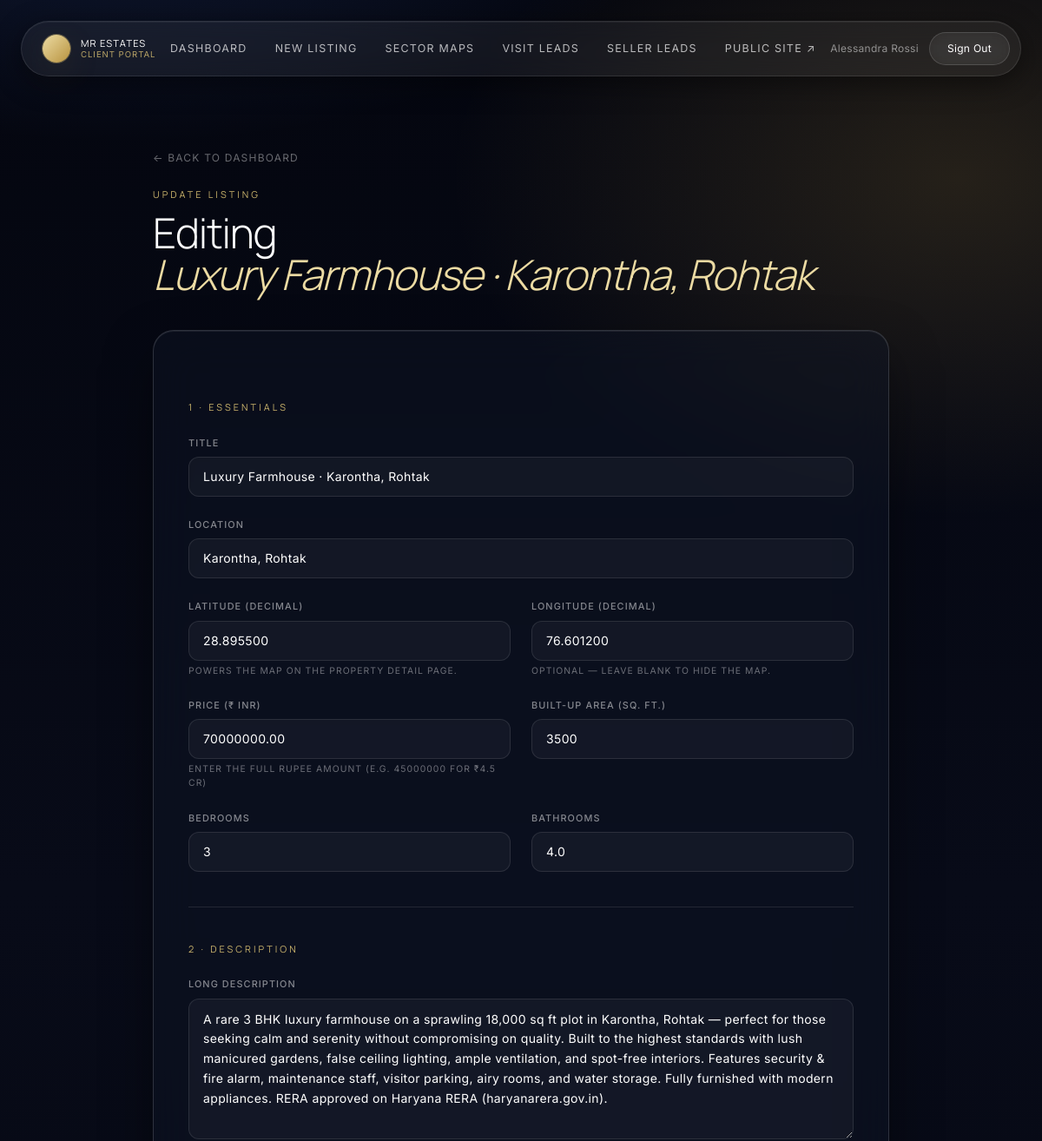
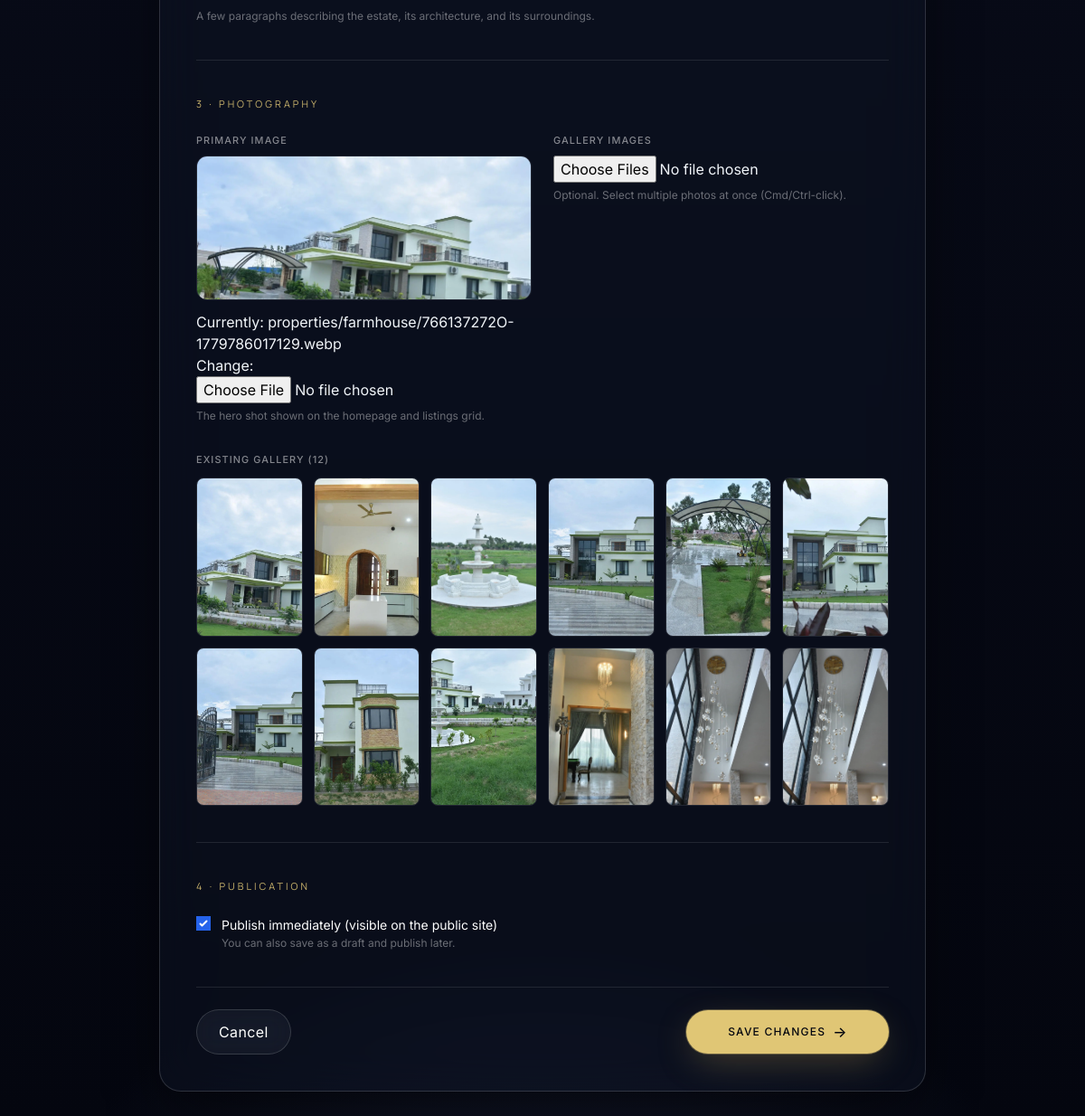
Screenshot of /portal/properties/luxury-farmhouse-karontha-rohtak/edit/ (signed in) with the database file from the repository (2 pictures, top to bottom).
### properties/models.py (models this page shows, shortened)
class Property(models.Model):
    PROPERTY_TYPES = [
        ('plot',          'Plot'),
        ('villa',         'Villa'),
        ('flat',          'Flat / Apartment'),
        ('builder_floor', 'Builder Floor'),
        ('commercial',    'Commercial'),
        ('farmhouse',     'Farmhouse'),
    ]
    title = models.CharField(max_length=255)
    property_type = models.CharField(
        max_length=20, choices=PROPERTY_TYPES, default='flat', blank=True,
        help_text='Category shown on listing cards and filters.',
    )
    slug = models.SlugField(max_length=280, unique=True, blank=True)
    description = models.TextField()
    price = models.DecimalField(max_digits=14, decimal_places=2)
    location = models.CharField(max_length=255)
    bedrooms = models.PositiveIntegerField(default=0)
    bathrooms = models.DecimalField(
        max_digits=4,
        decimal_places=1,
        default=0,
        help_text="Half-baths supported (e.g. 3.5).",
    )
    square_footage = models.PositiveIntegerField(help_text="Interior area in sq ft.")
    features_list = models.JSONField(default=list, blank=True)
    latitude = models.DecimalField(
        max_digits=9, decimal_places=6, null=True, blank=True,
        help_text="Decimal latitude, e.g. 28.862345 for a Rohtak property.",
    )
    longitude = models.DecimalField(
        max_digits=9, decimal_places=6, null=True, blank=True,
        help_text="Decimal longitude, e.g. 76.587210 for a Rohtak property.",
    )
    primary_image = models.ImageField(upload_to='properties/primary/')
    is_published = models.BooleanField(default=False)
    created_at = models.DateTimeField(auto_now_add=True)
    updated_at = models.DateTimeField(auto_now=True)
    class Meta:
        ordering = ['-created_at']
        verbose_name_plural = 'Properties'

class PropertyImage(models.Model):
    property = models.ForeignKey(
        Property,
        related_name='gallery_images',
        on_delete=models.CASCADE,
    )
    image = models.ImageField(upload_to='properties/gallery/')
    caption = models.CharField(max_length=255, blank=True)
    order = models.PositiveIntegerField(default=0)
    class Meta:
        ordering = ['order', 'id']

### portal/views.py (the view)
# urls.py: path('properties/<slug:slug>/edit/', views.property_edit, name='property_edit'),
@login_required(login_url='portal:login')
def property_edit(request, slug):
    prop = get_object_or_404(Property, slug=slug)
    if request.method == 'POST':
        form = PropertyForm(request.POST, request.FILES, instance=prop)
        if form.is_valid():
            prop = form.save()
            existing_count = prop.gallery_images.count()
            for idx, image in enumerate(form.cleaned_data.get('gallery_images') or []):
                PropertyImage.objects.create(
                    property=prop, image=image, order=existing_count + idx,
                )
            messages.success(request, f'"{prop.title}" has been updated.')
            return redirect('portal:dashboard')
    else:
        form = PropertyForm(instance=prop)
    return render(request, 'portal/property_form.html', {'form': form, 'mode': 'edit', 'property': prop})

### templates/portal/property_form.html (shortened to what this page needs)
{% extends "portal/base.html" %}
{% block content %}
<section class="mx-auto max-w-4xl px-6 py-10">
    <div class="mb-10">
        <a href="{% url 'portal:dashboard' %}" class="text-xs uppercase tracking-widest text-white/40 hover:text-white/70 transition">
            ← Back to dashboard
        </a>
        <div class="mt-6 flex items-end justify-between gap-6">
            <div>
                <p class="eyebrow mb-3">{% if mode == "new" %}Add a listing{% else %}Update listing{% endif %}</p>
                <h1 class="font-display text-4xl md:text-5xl font-light tracking-tight text-white">
                    {% if mode == "new" %}
                        A new residence,<br><span class="italic text-champagne-200">at your service.</span>
                    {% else %}
                        Editing<br><span class="italic text-champagne-200">{{ property.title }}</span>
                    {% endif %}
                </h1>
            </div>
        </div>
    </div>
    <form method="post" enctype="multipart/form-data" class="glass-strong rounded-3xl p-8 md:p-10 space-y-10">
        <div>
            <p class="eyebrow mb-6">1 · Essentials</p>
            <div class="grid gap-6 md:grid-cols-2">
                <div class="md:col-span-2">
                    <label for="{{ form.title.id_for_label }}" class="form-label">Title</label>
                    {{ form.title }}
                </div>
                <div class="md:col-span-2">
                    <label for="{{ form.location.id_for_label }}" class="form-label">Location</label>
                    {{ form.location }}
                </div>
                <div>
                    <label for="{{ form.latitude.id_for_label }}" class="form-label">{{ form.latitude.label }}</label>
                    {{ form.latitude }}
                    <p class="mt-1 text-[0.65rem] uppercase tracking-widest text-white/40">Powers the map on the property detail page.</p>
                </div>
                <div>
                    <label for="{{ form.longitude.id_for_label }}" class="form-label">{{ form.longitude.label }}</label>
                    {{ form.longitude }}
                    <p class="mt-1 text-[0.65rem] uppercase tracking-widest text-white/40">Optional — leave blank to hide the map.</p>
                </div>
                <div>
                    <label for="{{ form.price.id_for_label }}" class="form-label">Price (₹ INR)</label>
                    {{ form.price }}
                    <p class="mt-1 text-[0.65rem] uppercase tracking-widest text-white/40">Enter the full rupee amount (e.g. 45000000 for ₹4.5 Cr)</p>
                </div>
                <div>
                    <label for="{{ form.square_footage.id_for_label }}" class="form-label">Built-up area (sq. ft.)</label>
                    {{ form.square_footage }}
                </div>
                <div>
                    <label for="{{ form.bedrooms.id_for_label }}" class="form-label">Bedrooms</label>
                    {{ form.bedrooms }}
                </div>
                <div>
                    <label for="{{ form.bathrooms.id_for_label }}" class="form-label">Bathrooms</label>
                    {{ form.bathrooms }}
                </div>
            </div>
        </div>
        <div class="h-px bg-white/10"></div>
        <div>
            <p class="eyebrow mb-6">2 · Description</p>
            <label for="{{ form.description.id_for_label }}" class="form-label">Long description</label>
            {{ form.description }}
            <p class="form-help">A few paragraphs describing the estate, its architecture, and its surroundings.</p>
        </div>
        <div class="h-px bg-white/10"></div>
        <div>
            <p class="eyebrow mb-6">3 · Photography</p>
            <div class="grid gap-6 md:grid-cols-2">
                <div>
                    <label for="{{ form.primary_image.id_for_label }}" class="form-label">Primary image</label>
                    {% if form.instance.primary_image %}
                        <img src="{{ form.instance.primary_image.url }}" alt="Current primary" class="mb-3 h-40 w-full object-cover rounded-xl border border-white/10">
                    {% endif %}
                    {{ form.primary_image }}
                    <p class="form-help">The hero shot shown on the homepage and listings grid.</p>
                </div>
                <div>
                    <label for="{{ form.gallery_images.id_for_label }}" class="form-label">Gallery images</label>
                    {{ form.gallery_images }}
                    <p class="form-help">{{ form.gallery_images.help_text }}</p>
                </div>
            </div>
            {% if mode == "edit" and property.gallery_images.exists %}
            <div class="mt-8">
                <p class="form-label mb-3">Existing gallery ({{ property.gallery_images.count }})</p>
                <div class="grid grid-cols-3 md:grid-cols-6 gap-3">
                    {% for img in property.gallery_images.all %}
                    <div class="aspect-square rounded-lg overflow-hidden border border-white/10">
                        <img src="{{ img.image.url }}" alt="{{ img.caption }}" class="h-full w-full object-cover">
                    </div>
                    {% endfor %}
                </div>
            </div>
            {% endif %}
        </div>
        <div class="h-px bg-white/10"></div>
        <div>
            <p class="eyebrow mb-6">4 · Publication</p>
            <label class="flex items-start gap-3 cursor-pointer">
                {{ form.is_published }}
                <span>
                    <span class="block text-white text-sm">{{ form.is_published.label }}</span>
                    <span class="block text-xs text-white/40 mt-0.5">
                        You can also save as a draft and publish later.
                    </span>
                </span>
            </label>
        </div>
        <div class="flex flex-col-reverse md:flex-row items-center justify-between gap-4 pt-6 border-t border-white/10">
            <a href="{% url 'portal:dashboard' %}" class="btn-ghost">Cancel</a>
            <button type="submit" class="btn-primary md:min-w-[14rem]">
                <span class="tracking-widest text-xs uppercase">
                    {% if mode == "new" %}Publish Listing{% else %}Save Changes{% endif %}
                </span>
                <span aria-hidden="true">→</span>
            </button>
        </div>
    </form>
</section>
{% endblock %}

### templates/portal/base.html (shortened to what this page needs)
{% load static tailwind_tags %}<!DOCTYPE html>
<html lang="en" class="scroll-smooth">
<head>
    {% tailwind_css %}
</head>
<body class="min-h-screen">
    {% block portal_shell %}
    {% if user.is_authenticated %}
    <header class="fixed inset-x-0 top-0 z-40">
        <div class="mx-auto max-w-7xl px-4 sm:px-6 pt-4 sm:pt-6">
            <nav class="glass rounded-full flex items-center justify-between pl-4 sm:pl-6 pr-2 sm:pr-3 py-2.5 sm:py-3 gap-3">
                <a href="{% url 'portal:dashboard' %}" class="flex items-center gap-2 sm:gap-3 min-w-0">
                    <span class="h-8 w-8 rounded-full bg-gradient-to-br from-champagne-200 to-champagne-500 shadow-champagne shrink-0"></span>
                    <div class="flex flex-col leading-tight min-w-0">
                        <span class="font-display text-white tracking-widest text-[0.7rem] uppercase truncate">MR Estates</span>
                        <span class="text-[0.6rem] uppercase tracking-widest text-champagne-300/80 truncate">Client Portal</span>
                    </div>
                </a>
                <ul class="hidden md:flex items-center gap-6 lg:gap-8 text-[0.78rem] tracking-widest uppercase text-white/70">
                    <li><a href="{% url 'portal:dashboard' %}" class="hover:text-white transition">Dashboard</a></li>
                    <li><a href="{% url 'portal:property_new' %}" class="hover:text-white transition">New Listing</a></li>
                    <li><a href="{% url 'portal:sector_map_list' %}" class="hover:text-white transition">Sector Maps</a></li>
                    <li><a href="{% url 'portal:site_visit_leads' %}" class="hover:text-white transition">Visit Leads</a></li>
                    <li><a href="{% url 'portal:seller_leads' %}" class="hover:text-white transition">Seller Leads</a></li>
                    <li><a href="{% url 'properties:home' %}" class="hover:text-white transition">Public Site ↗</a></li>
                </ul>
                <div class="hidden md:flex items-center gap-3">
                    <span class="hidden lg:inline text-xs tracking-wide text-white/50">
                        {{ user.get_full_name|default:user.username }}
                    </span>
                    <form action="{% url 'portal:logout' %}" method="post" class="inline">
                        <button type="submit" class="btn-ghost text-xs py-2.5 px-5">Sign Out</button>
                    </form>
                </div>
            </nav>
        </div>
    </header>
    {% endif %}
    <main class="{% if user.is_authenticated %}pt-24 md:pt-32{% endif %}">
        {% block content %}{% endblock %}
    </main>
    {% endblock %}
</body>
</html>

### rows the page displays
Property: title "Luxury Farmhouse · Karontha, Rohtak", location "Karontha, Rohtak", latitude "28.895500", longitude "76.601200", price "70000000.00", square_footage "3500", bedrooms "3", bathrooms "4.0", description "A rare 3 BHK luxury farmhouse on a sprawling 18,000 sq ft plot in Karontha, Rohtak — perfect for those seeking calm and serenity without compromising on quality. Built to the highest standards with lush manicured gardens, false ceiling lighting, ample ventilation, and spot-free interiors. Features security & fire alarm, maintenance staff, visitor parking, airy rooms, and water storage. Fully furnished with modern appliances. RERA approved on Haryana RERA (haryanarera.gov.in).", instance.primary_image (picture), gallery_images.count "12", is_published "☑"
PropertyImage: image (picture)
PropertyImage: image (picture)
PropertyImage: image (picture)
PropertyImage: image (picture)
PropertyImage: image (picture)
PropertyImage: image (picture)
PropertyImage: image (picture)
PropertyImage: image (picture)
PropertyImage: image (picture)
PropertyImage: image (picture)
PropertyImage: image (picture)
PropertyImage: image (picture)

### other values shown
{{ user.get_full_name|default:user.username }} "Alessandra Rossi"
